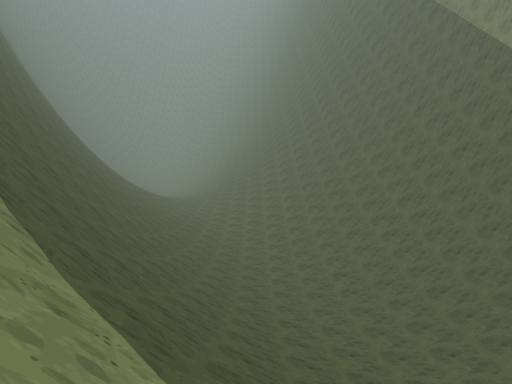
View 1 (above)

15 first-person views from a walk through a scene from a Unity 3-D project. The camera is 1.3 m above the floor, tilts 6° down and sees 80° across. The floor is counted in squares, 2 m on a side. Each view is taken from the middle of a square. On the plan, view 1 faces up. The plan holds only what a view shows up to about 10 squares ahead; the rest is blank. The place goes on beyond the plan.

View 2
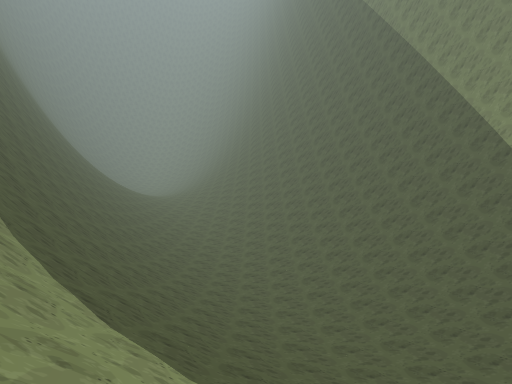

View 3
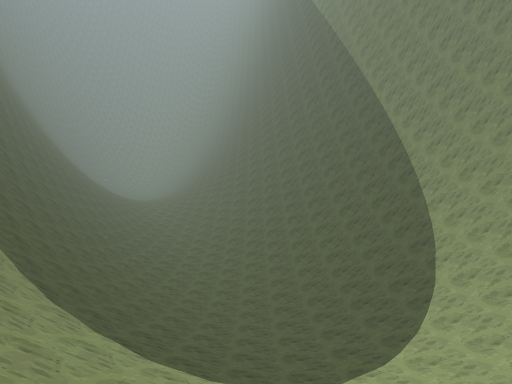

View 4
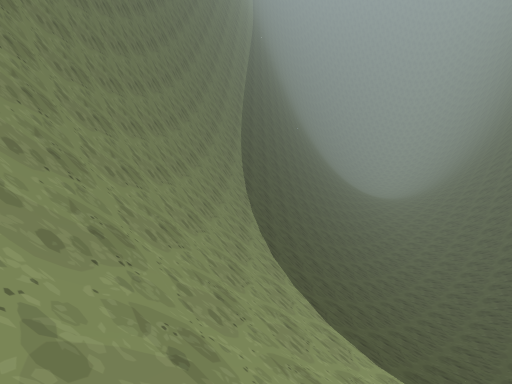

View 5
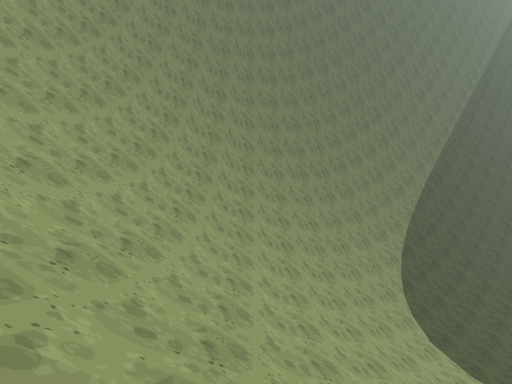

View 6
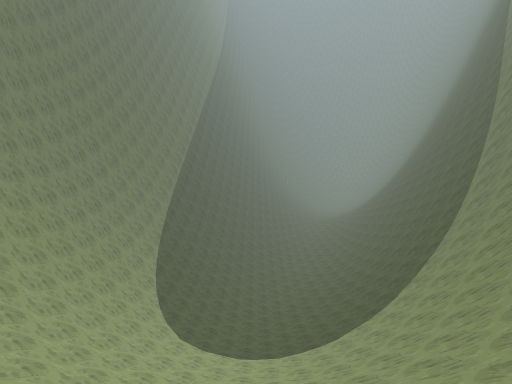

View 7
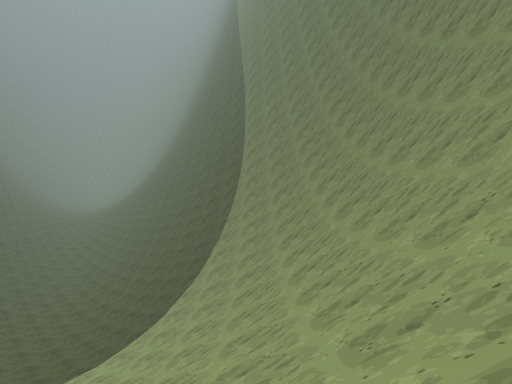

View 8
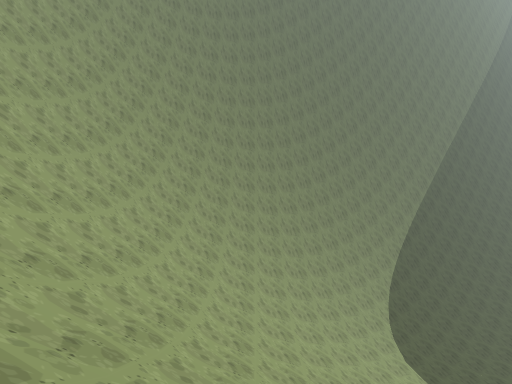

View 9
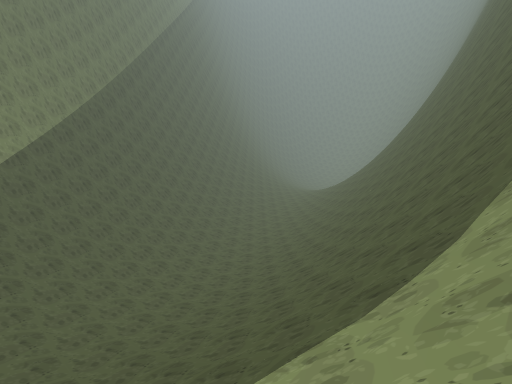

View 10
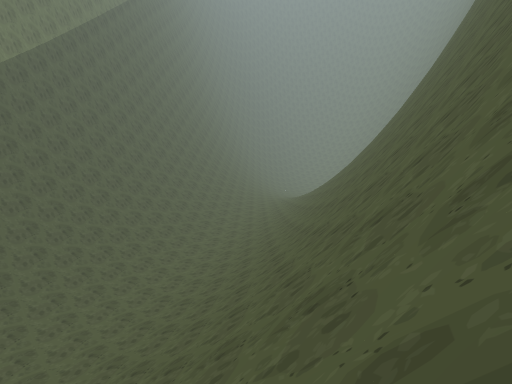

View 11
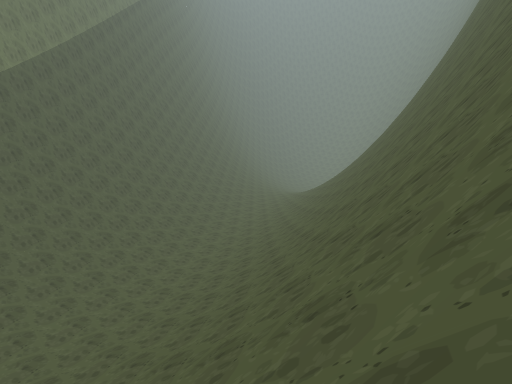

View 12
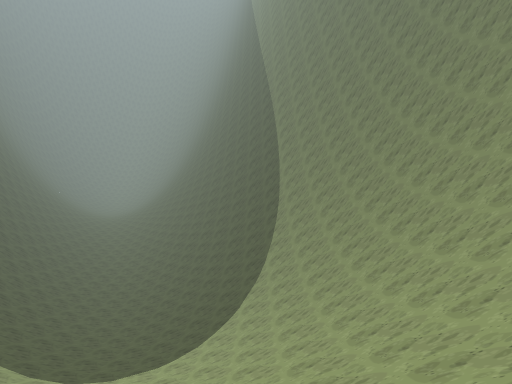

View 13
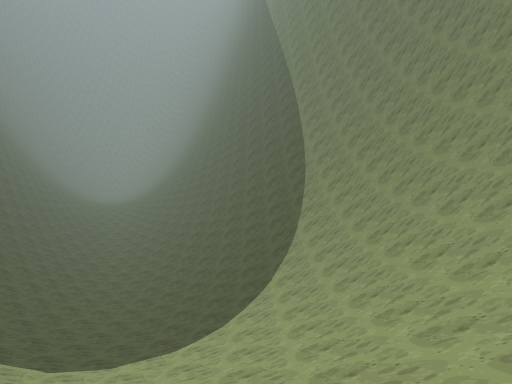

View 14
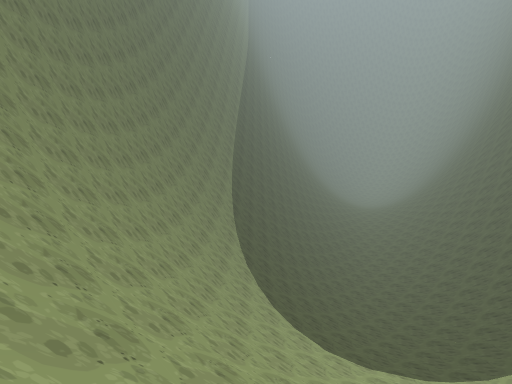

View 15
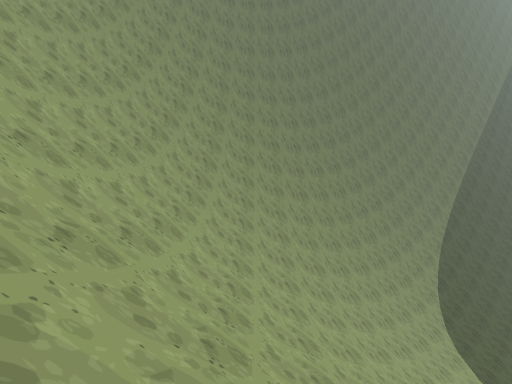

### Floor plan
Key: @ floor where view 1 was taken; # wall or solid block; . main floor; - floor 0.25 m lower than the main floor; : floor 0.5 m higher than the main floor; + floor 1 m higher than the main floor; * floor 9 m higher than the main floor; % floor 9.75 m higher than the main floor; & floor 11.25 m higher than the main floor; / step, stairs or slope; = window, fence, low wall or low ledge.
Columns run from 6 left of view 1 to 15 right of it. Each row starts with its distance up from view 1.
 17            #
 16           /#
 15          //##
 14         ////##
 13        //////#
 12       ../////##
 11      ...//////#
 10 #/////.-./////##
  9 #=////.--./////#
  8 ##/////--./////##
  7  #=/////-../////##
  6  ##/////...//////##
  5   #=/////..://///*#
  4   ##//////:+//////##
  3    ##/////+///////%#
  2    ##//////////////##
  1     ##/////////////&#
  0     ##@/////////////##
 -1      ##//////////////#
 -2      ###/////////////
 -3       ##////////////
 -4        ##//////////
 -5         ##//////// //
 -6          ##////////
 -7           ##///////
 -8            ####///
 -9               ###

Positions as (right, up) in squares from view 1, and headings:
1: (0, 0), facing up
2: (2, -2), facing up
3: (4, -4), facing up
4: (5, -4), facing up-left
5: (11, -4), facing left
6: (13, -5), facing up-left
7: (11, -5), facing up
8: (14, -5), facing left
9: (10, 2), facing up-left
10: (9, 7), facing up-left
11: (9, 6), facing up-left
12: (9, -7), facing up
13: (8, -5), facing up
14: (8, -6), facing up-left
15: (12, -6), facing left
